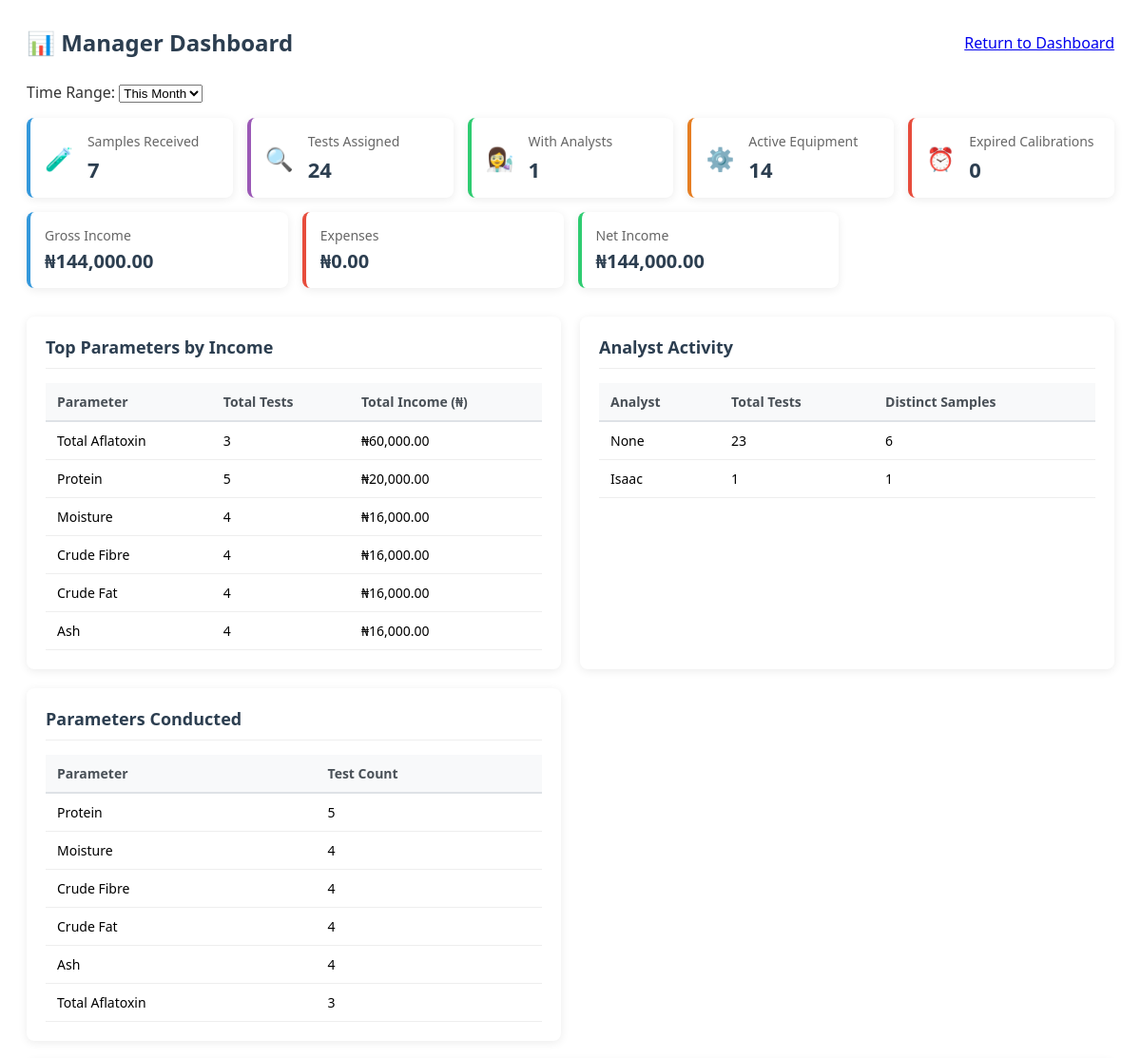
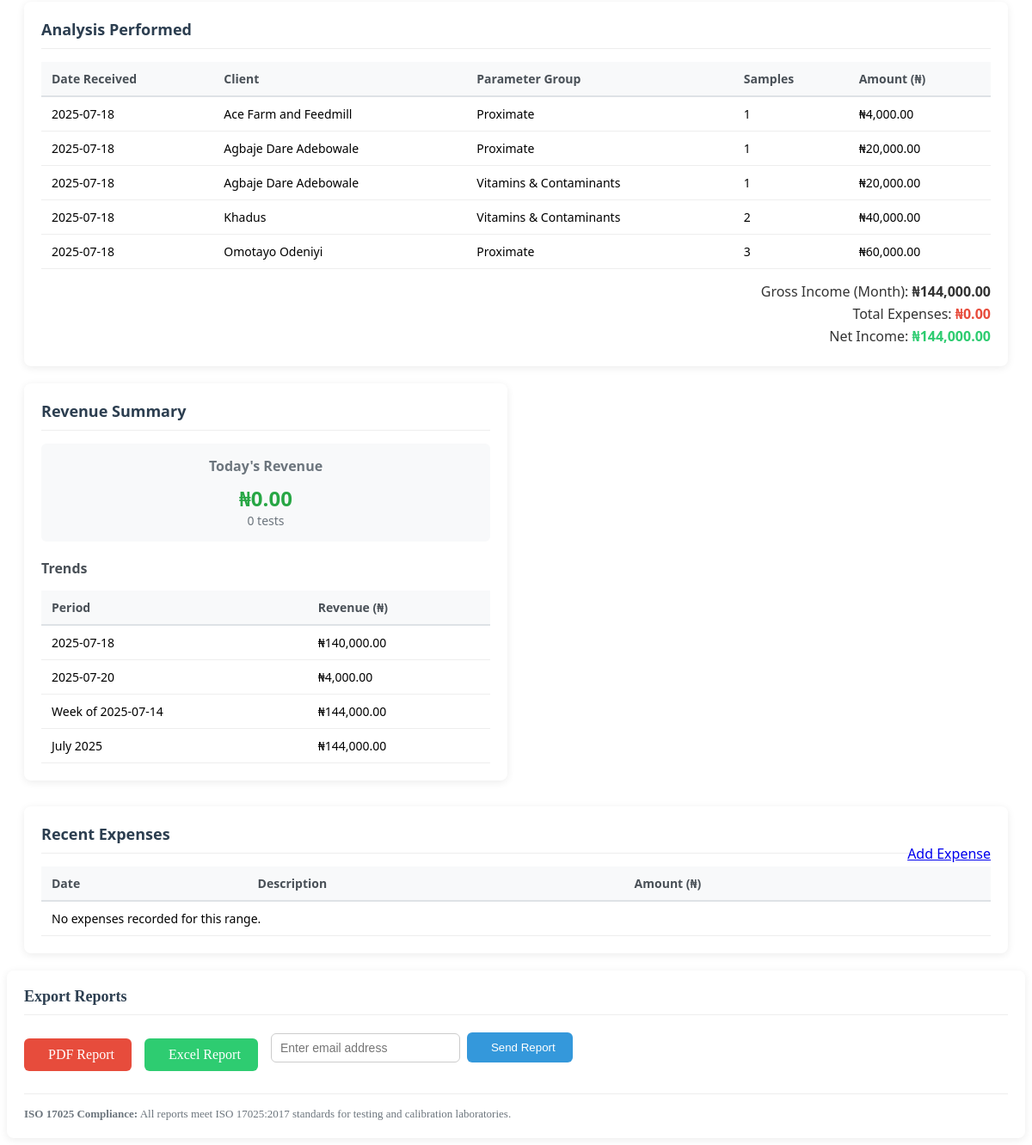
The page /manager/reports/ (signed in) on the database its author committed (2 pictures, top to bottom).
### lims/models/parameter.py (models this page shows, shortened)
class Parameter(models.Model):
    group = models.ForeignKey(
        ParameterGroup,
        on_delete=models.CASCADE,
        help_text="The group this parameter belongs to."
    )
    default_equipment = models.ForeignKey(
        Equipment,
        null=True,
        blank=True,
        on_delete=models.SET_NULL,
        help_text="Preferred equipment for this test (if any)."
    )
    name = models.CharField(
        max_length=100,
        help_text="Name of the parameter (e.g., Moisture)."
    )
    unit = models.CharField(
        max_length=20,
        help_text="Measurement unit for this parameter (e.g., %, mg/kg)."
    )
    method = models.CharField(
        max_length=150,
        help_text="Method used for analyzing this parameter."
    )
    ref_limit = models.CharField(
        max_length=50,
        help_text="Reference limit or threshold for this parameter."
    )
    default_price = models.DecimalField(
        max_digits=8,
        decimal_places=2,
        help_text="Default price for analyzing this parameter."
    )

### users/models.py (models this page shows, shortened)
class User(AbstractUser):
    role = models.CharField(max_length=10, choices=RoleChoices.choices)

### lims/models/client.py (models this page shows, shortened)
class Client(models.Model):
    client_id = models.CharField(max_length=20, unique=True)
    name = models.CharField(max_length=100)
    organization = models.CharField(max_length=150)
    email = models.EmailField()
    phone = models.CharField(max_length=20)
    address = models.TextField()
    token = models.CharField(max_length=20, unique=True, blank=True)
    created = models.DateTimeField(auto_now_add=True)
    coa_released = models.BooleanField(default=False)
    summary_text = models.TextField(blank=True, null=True)
    summary_confirmed = models.BooleanField(default=False)

### lims/views/reports.py (the view)
# urls.py: path("manager/reports/", manager_report_view, name="manager_report"),
@login_required
def manager_report_view(request):
    context = get_manager_report_context(request)
    return render(request, "lims/report_view.html", context)

### lims/templates/lims/report_view.html (shortened to what this page needs)
{% load humanize %}
<div class="manager-dashboard-container">
  <div class="dashboard-header">
    <h2 class="dashboard-title">📊 Manager Dashboard</h2>
    <div class="dashboard-actions">
      <a href="{% url 'manager_dashboard' %}" class="btn btn-secondary">
         Return to Dashboard
      </a>
    </div>
  </div>
  <div class="time-range-selector card">
    <form method="get">
      <div class="form-group">
        <label for="range"> Time Range:</label>
        <select name="range" id="range" class="form-control" onchange="this.form.submit()">
          <option value="month" {% if range_type == "month" %}selected{% endif %}>This Month</option>
        </select>
      </div>
    </form>
  </div>
  <div class="summary-cards">
    <div class="summary-card card-received">
      <div class="card-icon">🧪</div>
      <div class="card-content">
        <div class="card-title">Samples Received</div>
        <div class="card-value">{{ summary.samples_received }}</div>
      </div>
    </div>
    <div class="summary-card card-assigned">
      <div class="card-icon">🔍</div>
      <div class="card-content">
        <div class="card-title">Tests Assigned</div>
        <div class="card-value">{{ summary.test_assignments }}</div>
      </div>
    </div>
    <div class="summary-card card-analysts">
      <div class="card-icon">👩‍🔬</div>
      <div class="card-content">
        <div class="card-title">With Analysts</div>
        <div class="card-value">{{ summary.assigned_with_analysts }}</div>
      </div>
    </div>
    <div class="summary-card card-equipment">
      <div class="card-icon">⚙️</div>
      <div class="card-content">
        <div class="card-title">Active Equipment</div>
        <div class="card-value">{{ summary.active_equipment }}</div>
      </div>
    </div>
    <div class="summary-card card-calibrations">
      <div class="card-icon">⏰</div>
      <div class="card-content">
        <div class="card-title">Expired Calibrations</div>
        <div class="card-value">{{ summary.expired_calibrations }}</div>
      </div>
    </div>
  </div>
  <div class="financial-cards">
    <div class="financial-card fg-gross">
      <span class="label">Gross Income</span>
      <span class="amount">₦{{ gross_income|default:0|floatformat:2|intcomma }}</span>
    </div>
    <div class="financial-card fg-expenses">
      <span class="label">Expenses</span>
      <span class="amount">₦{{ total_expenses|default:0|floatformat:2|intcomma }}</span>
    </div>
    <div class="financial-card fg-net">
      <span class="label">Net Income</span>
      <span class="amount">₦{{ net_income|default:0|floatformat:2|intcomma }}</span>
    </div>
  </div>
  <div class="dashboard-grid">
    <div class="dashboard-section">
      <div class="section-header">
        <h3> Top Parameters by Income</h3>
      </div>
      <div class="table-responsive">
        <table class="data-table">
          <thead>
            <tr>
              <th>Parameter</th>
              <th>Total Tests</th>
              <th>Total Income (₦)</th>
            </tr>
          </thead>
          <tbody>
            {% for param in top_parameters %}
              <tr>
                <td>{{ param.parameter_name }}</td>
                <td>{{ param.total_tests }}</td>
                <td class="text-success">₦{{ param.total_income|floatformat:2|intcomma }}</td>
              </tr>
            {% empty %}
              <tr>
                <td colspan="3" class="text-muted">No data found for this range.</td>
              </tr>
            {% endfor %}
          </tbody>
        </table>
      </div>
    </div>
    <div class="dashboard-section">
      <div class="section-header">
        <h3> Analyst Activity</h3>
      </div>
      <div class="table-responsive">
        <table class="data-table">
          <thead>
            <tr>
              <th>Analyst</th>
              <th>Total Tests</th>
              <th>Distinct Samples</th>
            </tr>
          </thead>
          <tbody>
            {% for analyst in analyst_workload %}
              <tr>
                <td>{{ analyst.analyst_name }}</td>
                <td>{{ analyst.total_tests }}</td>
                <td>
                  {% for s in sample_per_analyst %}
                    {% if s.analyst_name == analyst.analyst_name %}
                      {{ s.sample_count }}
                    {% endif %}
                  {% endfor %}
                </td>
              </tr>
            {% endfor %}
          </tbody>
        </table>
      </div>
    </div>
    <div class="dashboard-section">
      <div class="section-header">
        <h3> Parameters Conducted</h3>
      </div>
      <div class="table-responsive">
        <table class="data-table">
          <thead>
            <tr>
              <th>Parameter</th>
              <th>Test Count</th>
            </tr>
          </thead>
          <tbody>
            {% for p in parameter_stats %}
              <tr>
                <td>{{ p.parameter_name }}</td>
                <td>{{ p.test_count }}</td>
              </tr>
            {% endfor %}
          </tbody>
        </table>
      </div>
    </div>
    <div class="dashboard-section wide-section">
      <div class="section-header">
        <h3> Analysis Performed</h3>
      </div>
      <div class="table-responsive">
        <table class="data-table">
          <thead>
            <tr>
              <th>Date Received</th>
              <th>Client</th>
              <th>Parameter Group</th>
              <th>Samples</th>
              <th>Amount (₦)</th>
            </tr>
          </thead>
          <tbody>
            {% for row in analysis_summary %}
              <tr>
                <td>{{ row.date_received|date:"Y-m-d" }}</td>
                <td>{{ row.client_name }}</td>
                <td>{{ row.parameter_group }}</td>
                <td>{{ row.sample_count }}</td>
                <td class="text-success">₦{{ row.income|floatformat:2|intcomma }}</td>
              </tr>
            {% empty %}
              <tr>
                <td colspan="5" class="text-muted">No analysis data found for this range.</td>
              </tr>
            {% endfor %}
          </tbody>
        </table>
      </div>
      <div class="section-footer finance-breakdown">
        <div class="finance-row">
          <span>Gross Income ({{ range_type|title }}):</span>
          <strong>₦{{ gross_income|floatformat:2|intcomma }}</strong>
        </div>
        <div class="finance-row expense">
          <span>Total Expenses:</span>
          <strong>₦{{ total_expenses|floatformat:2|intcomma }}</strong>
        </div>
        <div class="finance-row net">
          <span>Net Income:</span>
          <strong>₦{{ net_income|floatformat:2|intcomma }}</strong>
        </div>
      </div>
    </div>
    <div class="dashboard-section">
      <div class="section-header">
        <h3> Revenue Summary</h3>
      </div>
      <div class="revenue-highlights">
        <div class="revenue-today">
          <h4>Today's Revenue</h4>
          <div class="revenue-amount">₦{{ today_total_income|floatformat:2|intcomma }}</div>
          <div class="revenue-meta">{{ today_test_count }} tests</div>
        </div>
      </div>
      <h4 class="trends-title"> Trends</h4>
      <div class="table-responsive">
        <table class="data-table">
          <thead>
            <tr>
              <th>Period</th>
              <th>Revenue (₦)</th>
            </tr>
          </thead>
          <tbody>
            {% for r in daily_totals %}
              <tr>
                <td>{{ r.day|date:"Y-m-d" }}</td>
                <td class="text-success">₦{{ r.income|floatformat:2|intcomma }}</td>
              </tr>
            {% endfor %}
            {% for r in weekly_totals %}
              <tr>
                <td>Week of {{ r.week|date:"Y-m-d" }}</td>
                <td class="text-success">₦{{ r.income|floatformat:2|intcomma }}</td>
              </tr>
            {% endfor %}
            {% for r in monthly_totals %}
              <tr>
                <td>{{ r.month|date:"F Y" }}</td>
                <td class="text-success">₦{{ r.income|floatformat:2|intcomma }}</td>
              </tr>
            {% endfor %}
          </tbody>
        </table>
      </div>
    </div>
  </div>
  <div class="dashboard-section">
    <div class="section-header">
      <h3> Recent Expenses</h3>
      <a href="{% url 'expense_create' %}?range={{ range_type }}" class="btn btn-sm btn-danger" style="float: right;">
         Add Expense
      </a>
    </div>
    <div class="table-responsive">
      <table class="data-table">
        <thead>
          <tr>
            <th>Date</th>
            <th>Description</th>
            <th>Amount (₦)</th>
          </tr>
        </thead>
        <tbody>
          {% for e in recent_expenses %}
            <tr>
              <td>{{ e.date|date:"Y-m-d" }}</td>
              <td>{{ e.description }}</td>
              <td class="text-danger">₦{{ e.amount|floatformat:2|intcomma }}</td>
            </tr>
          {% empty %}
            <tr>
              <td colspan="3" class="text-muted">No expenses recorded for this range.</td>
            </tr>
          {% endfor %}
        </tbody>
      </table>
    </div>
  </div>
</div>
  <div class="export-section card">
    <div class="section-header">
      <h3> Export Reports</h3>
    </div>
    <div class="export-options">
      <a href="{% url 'export_report_pdf' %}?range={{ range_type }}" class="export-btn pdf-btn">
         PDF Report
      </a>
      <a href="{% url 'export_report_excel' %}?range={{ range_type }}" class="export-btn excel-btn">
         Excel Report
      </a>
      <form method="POST" action="{% url 'send_manager_report' %}" class="export-email-form">
        <input type="email" name="email" placeholder="Enter email address" required>
        <button type="submit" class="export-btn email-btn">
           Send Report
        </button>
      </form>
    </div>
    <div class="compliance-note">
      <strong>ISO 17025 Compliance:</strong> All reports meet ISO 17025:2017 standards for testing and calibration laboratories.
    </div>
  </div>

### lims/templates/lims/report_view.html (style rules this page uses)
.manager-dashboard-container { font-family: 'Segoe UI', Tahoma, Geneva, Verdana, sans-serif; color: #333; max-width: 1400px; margin: 0 auto; padding: 20px; }
.dashboard-header { display: flex; justify-content: space-between; align-items: center; margin-bottom: 25px; }
.dashboard-title { color: #2c3e50; font-weight: 600; margin: 0; }
.summary-cards { display: grid; grid-template-columns: repeat(auto-fill, minmax(200px, 1fr)); gap: 15px; margin-bottom: 15px; }
.summary-card { background: #fff; border-radius: 8px; padding: 15px; box-shadow: 0 2px 10px rgba(0,0,0,0.08); display: flex; align-items: center; transition: transform 0.2s; }
.card-icon { font-size: 24px; margin-right: 15px; }
.card-content { flex: 1; }
.card-title { font-size: 14px; color: #666; margin-bottom: 5px; }
.card-value { font-size: 22px; font-weight: 700; color: #2c3e50; }
.card-received { border-left: 4px solid #3498db; }
.card-assigned { border-left: 4px solid #9b59b6; }
.card-analysts { border-left: 4px solid #2ecc71; }
.card-equipment { border-left: 4px solid #e67e22; }
.card-calibrations { border-left: 4px solid #e74c3c; }
.financial-cards { display: grid; grid-template-columns: repeat(auto-fill, minmax(220px,1fr)); gap: 15px; margin-bottom: 30px; }
.financial-card { background: #fff; border-radius: 8px; padding: 15px; box-shadow: 0 2px 10px rgba(0,0,0,0.08); display: flex; flex-direction: column; align-items: flex-start; border-left: 4px solid #3498db; }
.financial-card .label { font-size: 14px; color: #666; margin-bottom: 4px; }
.financial-card .amount { font-size: 20px; font-weight: 700; color: #2c3e50; word-break: break-word; }
.financial-card.fg-expenses { border-left-color: #e74c3c; }
.financial-card.fg-net { border-left-color: #2ecc71; }
.dashboard-grid { display: grid; grid-template-columns: repeat(auto-fit, minmax(400px, 1fr)); gap: 20px; margin-bottom: 30px; }
.dashboard-section { background: #fff; border-radius: 8px; padding: 20px; box-shadow: 0 2px 10px rgba(0,0,0,0.08); }
.wide-section { grid-column: span 2; }
.section-header { margin-bottom: 15px; padding-bottom: 10px; border-bottom: 1px solid #eee; }
.section-header h3 { margin: 0; font-size: 18px; color: #2c3e50; }
.data-table { width: 100%; border-collapse: collapse; font-size: 14px; }
.data-table th { background: #f8f9fa; padding: 10px 12px; text-align: left; font-weight: 600; color: #495057; border-bottom: 2px solid #dee2e6; }
.data-table td { padding: 10px 12px; border-bottom: 1px solid #eee; }
.finance-breakdown { margin-top: 15px; text-align: right; }
.finance-breakdown .finance-row { margin-bottom: 4px; }
.finance-breakdown .expense strong { color: #e74c3c; }
.finance-breakdown .net strong { color: #2ecc71; font-size: 16px; }
.revenue-highlights { margin-bottom: 20px; }
.revenue-today { background: #f8f9fa; padding: 15px; border-radius: 6px; text-align: center; }
.revenue-today h4 { margin: 0 0 10px 0; font-size: 16px; color: #6c757d; }
.revenue-amount { font-size: 24px; font-weight: 700; color: #28a745; }
.revenue-meta { font-size: 14px; color: #6c757d; }
.trends-title { font-size: 16px; margin: 20px 0 15px 0; color: #495057; }
.export-section { background: #fff; border-radius: 8px; padding: 20px; box-shadow: 0 2px 10px rgba(0,0,0,0.08); }
.export-options { display: flex; flex-wrap: wrap; gap: 15px; margin: 20px 0; align-items: center; }
.export-btn { display: inline-flex; align-items: center; padding: 10px 20px; border-radius: 6px; font-weight: 500; text-decoration: none; transition: all 0.2s; color: #fff; }
.pdf-btn { background: #e74c3c; }
.excel-btn { background: #2ecc71; }
.export-email-form { display: inline-flex; align-items: center; gap: 8px; }
.export-email-form input[type="email"] { padding: 8px 10px; border-radius: 6px; border: 1px solid #ccc; font-size: 14px; min-width: 220px; }
.export-email-form .email-btn { background: #3498db; cursor: pointer; border: none; }
.compliance-note { font-size: 13px; color: #6c757d; padding-top: 15px; border-top: 1px solid #eee; }

### rows shown on the page
Parameter: parameter_name "Total Aflatoxin", total_tests "3", total_income "60,000.00", test_count "3"
Parameter: parameter_name "Protein", total_tests "5", total_income "20,000.00", test_count "5"
Parameter: parameter_name "Moisture", total_tests "4", total_income "16,000.00", test_count "4"
Parameter: parameter_name "Crude Fibre", total_tests "4", total_income "16,000.00", test_count "4"
Parameter: parameter_name "Crude Fat", total_tests "4", total_income "16,000.00", test_count "4"
Parameter: parameter_name "Ash", total_tests "4", total_income "16,000.00", test_count "4"
User: analyst_name "Isaac", total_tests "1", sample_count "1"
Client: date_received "2025-07-18", client_name "Ace Farm and Feedmill", parameter_group "Proximate", sample_count "1", income "4,000.00"
Client: date_received "2025-07-18", client_name "Agbaje Dare Adebowale", parameter_group "Vitamins & Contaminants", sample_count "1", income "20,000.00"
Client: date_received "2025-07-18", client_name "Khadus", parameter_group "Vitamins & Contaminants", sample_count "2", income "40,000.00"
Client: date_received "2025-07-18", client_name "Omotayo Odeniyi", parameter_group "Proximate", sample_count "3", income "60,000.00"

### other values the page prints
{{ summary.samples_received }} "7"
{{ summary.test_assignments }} "24"
{{ summary.assigned_with_analysts }} "1"
{{ summary.active_equipment }} "14"
{{ summary.expired_calibrations }} "0"
{{ gross_income|default:0|floatformat:2|intcomma }} "144,000.00"
{{ total_expenses|default:0|floatformat:2|intcomma }} "0.00"
{{ net_income|default:0|floatformat:2|intcomma }} "144,000.00"
{{ analyst.analyst_name }} "None"
{{ analyst.total_tests }} "23"
{{ s.sample_count }} "6"
{{ row.date_received|date:"Y-m-d" }} "2025-07-18"
{{ row.client_name }} "Agbaje Dare Adebowale"
{{ row.parameter_group }} "Proximate"
{{ row.sample_count }} "1"
